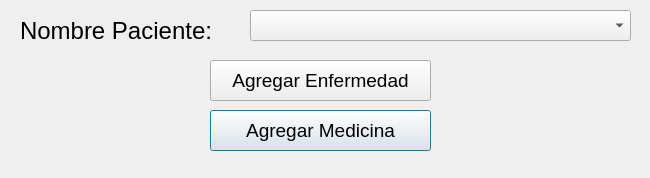
<?xml version="1.0" encoding="UTF-8"?>
<ui version="4.0">
 <class>Addpacient</class>
 <widget class="QDialog" name="Addpacient">
  <property name="geometry">
   <rect>
    <x>0</x>
    <y>0</y>
    <width>650</width>
    <height>178</height>
   </rect>
  </property>
  <property name="windowTitle">
   <string>Agregar Informacion Extra a Paciente</string>
  </property>
  <widget class="QPushButton" name="AddMedicine">
   <property name="geometry">
    <rect>
     <x>210</x>
     <y>110</y>
     <width>221</width>
     <height>41</height>
    </rect>
   </property>
   <property name="font">
    <font>
     <pointsize>14</pointsize>
    </font>
   </property>
   <property name="text">
    <string>Agregar Medicina</string>
   </property>
  </widget>
  <widget class="QLabel" name="label_2">
   <property name="geometry">
    <rect>
     <x>20</x>
     <y>20</y>
     <width>241</width>
     <height>21</height>
    </rect>
   </property>
   <property name="font">
    <font>
     <pointsize>18</pointsize>
    </font>
   </property>
   <property name="text">
    <string>Nombre Paciente:</string>
   </property>
  </widget>
  <widget class="QComboBox" name="ListPatient">
   <property name="geometry">
    <rect>
     <x>250</x>
     <y>10</y>
     <width>381</width>
     <height>31</height>
    </rect>
   </property>
  </widget>
  <widget class="QPushButton" name="AddEnfermedad">
   <property name="geometry">
    <rect>
     <x>210</x>
     <y>60</y>
     <width>221</width>
     <height>41</height>
    </rect>
   </property>
   <property name="font">
    <font>
     <pointsize>14</pointsize>
    </font>
   </property>
   <property name="text">
    <string>Agregar Enfermedad</string>
   </property>
  </widget>
 </widget>
 <resources/>
 <connections/>
</ui>
